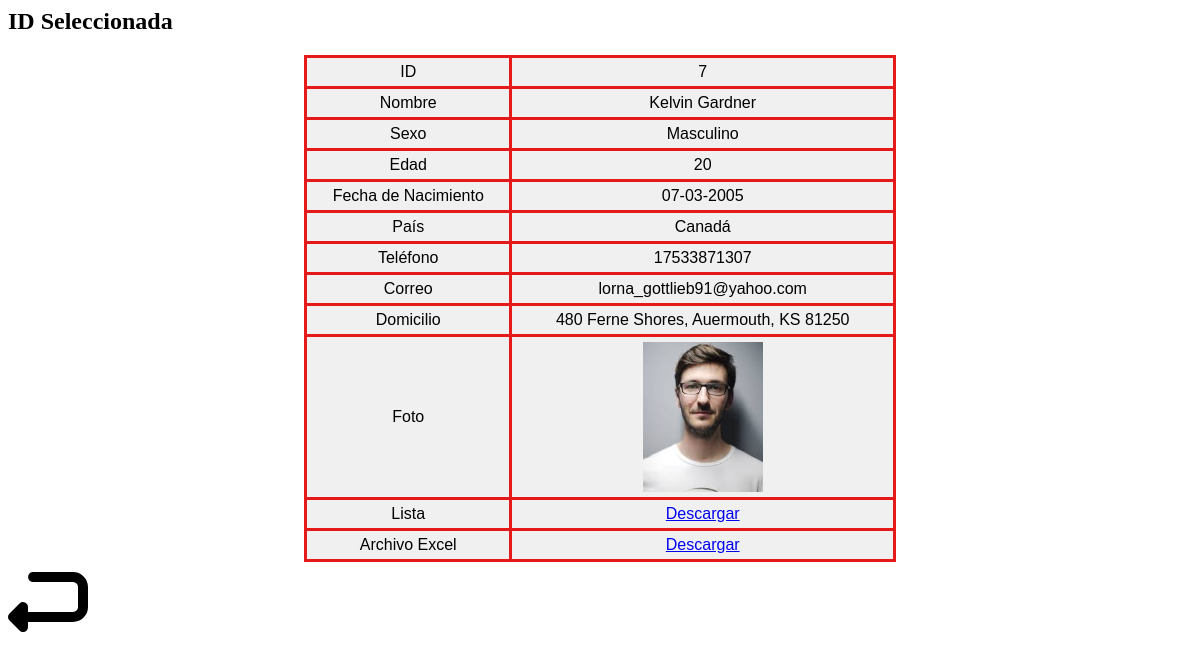
Screenshot of /student_information.php?id=7 with the database file from the repository.
### tables this page shows
CREATE TABLE `student` (
  `id_students` int(11) NOT NULL AUTO_INCREMENT,
  `nombre` varchar(50) NOT NULL,
  `id_sexo` int(11) DEFAULT NULL,
  `especifique` varchar(255) DEFAULT '',
  `edad` int(3) NOT NULL,
  `nacimiento` date NOT NULL,
  `id_paises` int(11) DEFAULT NULL,
  `telefono` varchar(13) NOT NULL,
  `correo` varchar(50) NOT NULL,
  `domicilio` varchar(255) NOT NULL,
  `foto` varchar(255) NOT NULL,
  `lista` varchar(255) NOT NULL,
  `excel` varchar(255) NOT NULL,
  PRIMARY KEY (`id_students`),
  KEY `id_paises` (`id_paises`),
  KEY `id_sexo` (`id_sexo`),
  CONSTRAINT `student_ibfk_1` FOREIGN KEY (`id_paises`) REFERENCES `paises` (`id_paises`) ON DELETE CASCADE ON UPDATE CASCADE,
  CONSTRAINT `student_ibfk_2` FOREIGN KEY (`id_sexo`) REFERENCES `sexo` (`id_sexo`) ON DELETE CASCADE ON UPDATE CASCADE
);

CREATE TABLE `sexo` (
  `id_sexo` int(11) NOT NULL,
  `descripcion` varchar(20) DEFAULT NULL,
  PRIMARY KEY (`id_sexo`)
);

CREATE TABLE `paises` (
  `id_paises` int(11) NOT NULL AUTO_INCREMENT,
  `pais` char(50) DEFAULT NULL,
  PRIMARY KEY (`id_paises`),
  KEY `id_paises` (`id_paises`)
);

### student_information.php (the view, shortened to what this page needs)
<?php
require_once 'conn.php';
$conn = new mysqli($servername, $username, $password, $dbname, $port);
$conn->set_charset("utf8mb4");
$student_id = isset($_GET['id']) ? intval($_GET['id']) : 0;
$sql = "
SELECT
  s.id_students   AS ID,
  s.nombre        AS Nombre,
  sex.descripcion AS Sexo,
  s.especifique   AS Especifique,
  s.edad          AS Edad,
  DATE_FORMAT(s.nacimiento, '%d-%m-%Y') AS Fecha_Nacimiento,
  p.pais          AS Pais,
  s.telefono      AS Telefono,
  s.correo        AS Correo,
  s.domicilio     AS Domicilio,
  s.foto          AS Foto,
  s.lista         AS Lista,
  s.excel         AS Excel
FROM student s
JOIN sexo sex ON s.id_sexo = sex.id_sexo
JOIN paises p ON s.id_paises = p.id_paises
WHERE s.id_students = $student_id
";
$result = $conn->query($sql);
if ($result->num_rows > 0) {
    $row = $result->fetch_assoc();
    echo "<h2>ID Seleccionada</h2>";
    echo "<table border='1' cellpadding='10' style='border-collapse: collapse; width: 50%; margin: 0 auto;'>";
    $fields = [
        'ID' => 'ID',
        'Nombre' => 'Nombre',
        'Sexo' => 'Sexo',
        'Edad' => 'Edad',
        'Fecha_Nacimiento' => 'Fecha de Nacimiento',
        'Pais' => 'País',
        'Telefono' => 'Teléfono',
        'Correo' => 'Correo',
        'Domicilio' => 'Domicilio'
    ];
    foreach ($fields as $key => $label) {
        echo "<tr>";
        echo "<td>$label</td>";
        if ($key === 'Sexo') {
            if ($row['Sexo'] == 'Otro' && !empty($row['Especifique'])) {
                echo "<td>" . htmlspecialchars($row['Sexo'] . " - " . $row['Especifique']) . "</td>";
            } else {
                echo "<td>" . htmlspecialchars($row[$key]) . "</td>";
            }
        } else {
            echo "<td>" . htmlspecialchars($row[$key]) . "</td>";
        }
        echo "</tr>";
    }
    echo "<tr>";
    echo "<td>Foto</td>";
    echo "<td><img src='./" . $row['Foto'] . "' width='120' height='150' style='object-fit: cover;'></td>";
    echo "</tr>";
    echo "<tr>";
    echo "<td>Lista</td>";
    echo "<td><a href='./" . $row['Lista'] . "' download class='btn'>Descargar</a></td>";
    echo "</tr>";
    echo "<tr>";
    echo "<td>Archivo Excel</td>";
    echo "<td><a href='./" . $row['Excel'] . "' class='btn'>Descargar</a></td>";
    echo "</tr>";
    echo "</table>";
    echo "<a href='students.php' class='btn'>
        <img src='./uploads/return-svgrepo-com.svg' width='80' alt='Volver a los resultados'>
        </a><br><br>";
} else {
    echo "ID incorrecta: $student_id";
    echo "<br><a href='students.php' class='btn'>Volver a los resultados</a>";
}
?>
<!DOCTYPE html>
<html lang="es">
<head>
    <link rel="stylesheet" href="sstyle.css" media="screen" />
</head>
<body>
</body>
</html>

### sstyle.css (style rules this page uses)
table { padding: 5; font-family: arial, sans-serif; border: 1; width: 100%; }
td { border: 3px solid rgb(229, 25, 25); text-align: center; padding: 5px; }
tr { background-color: rgb(240, 240, 240); }

### rows the page displays
student: id_students "7", nombre "Kelvin Gardner", id_sexo.descripcion "Masculino", edad "20", id_paises.pais "Canadá", telefono "17533871307", correo "lorna_gottlieb91@yahoo.com", domicilio "480 Ferne Shores, Auermouth, KS 81250", foto (picture)

### other values shown
$label "ID"
$label "Nombre"
$label "Sexo"
$label "Edad"
$label "Fecha de Nacimiento"
$row[$key] "07-03-2005"
$label "País"
$label "Teléfono"
$label "Correo"
$label "Domicilio"
